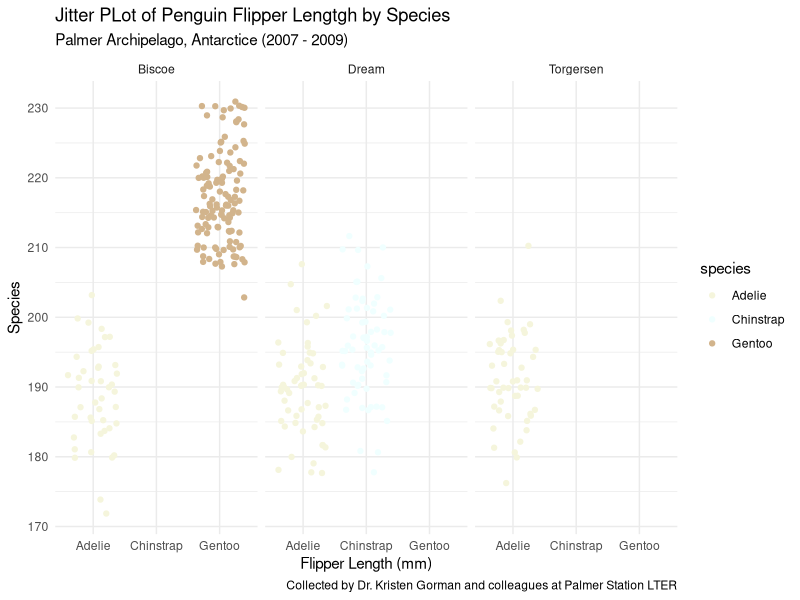

Source code (R):
## ---- chunk 1
library(tidyverse)
library(palmerpenguins)

first_fun <- function(x) {
  2*x
}
first_fun(3)
## ---- chunk 2

D(expr = expression((2*(3*x +2)^4) - 5),name = "x")

next_function <- function(x) {
  2 * (4 * (3 * (3 * x + 2)^3))
}
next_function(1.2)
## ---- chunk 3
ggplot(data = penguins, aes(x = species, y = flipper_length_mm)) +
  geom_jitter(aes(color = species)) +
  scale_color_manual(values = c("beige" ,"azure", "tan")) +
  labs(x = "Flipper Length (mm)",
       y = "Species",
       title = "Jitter PLot of Penguin Flipper Lengtgh by Species",
       subtitle = "Palmer Archipelago, Antarctice (2007 - 2009)",
       caption = "Collected by Dr. Kristen Gorman and colleagues at Palmer Station LTER") +
  facet_wrap(~island) +
  theme_minimal()

